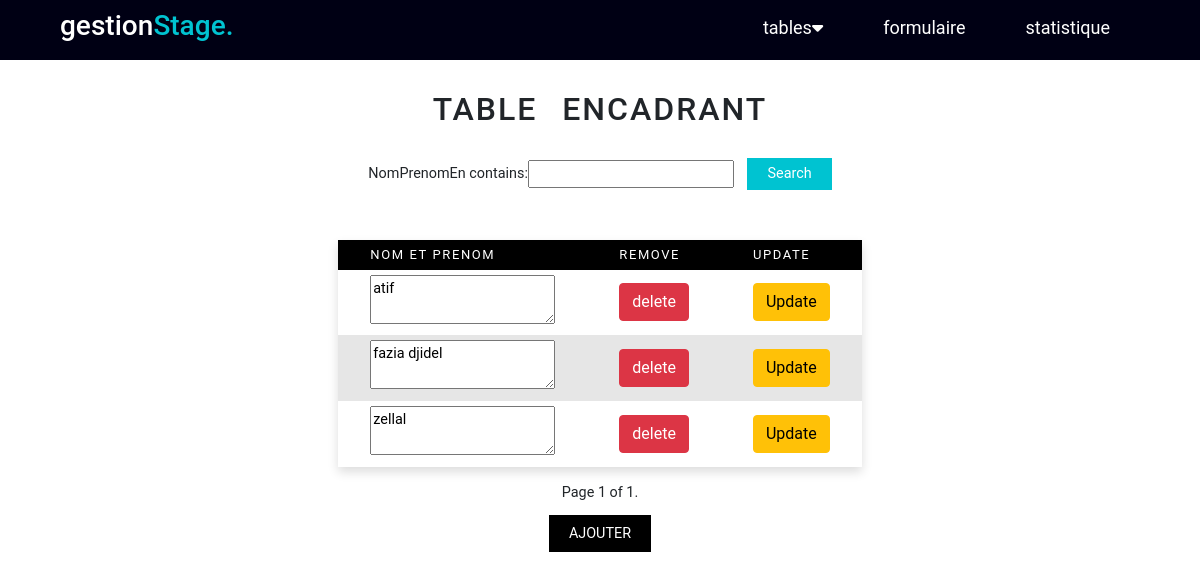
The page /encadrant/ on the database as committed earlier.
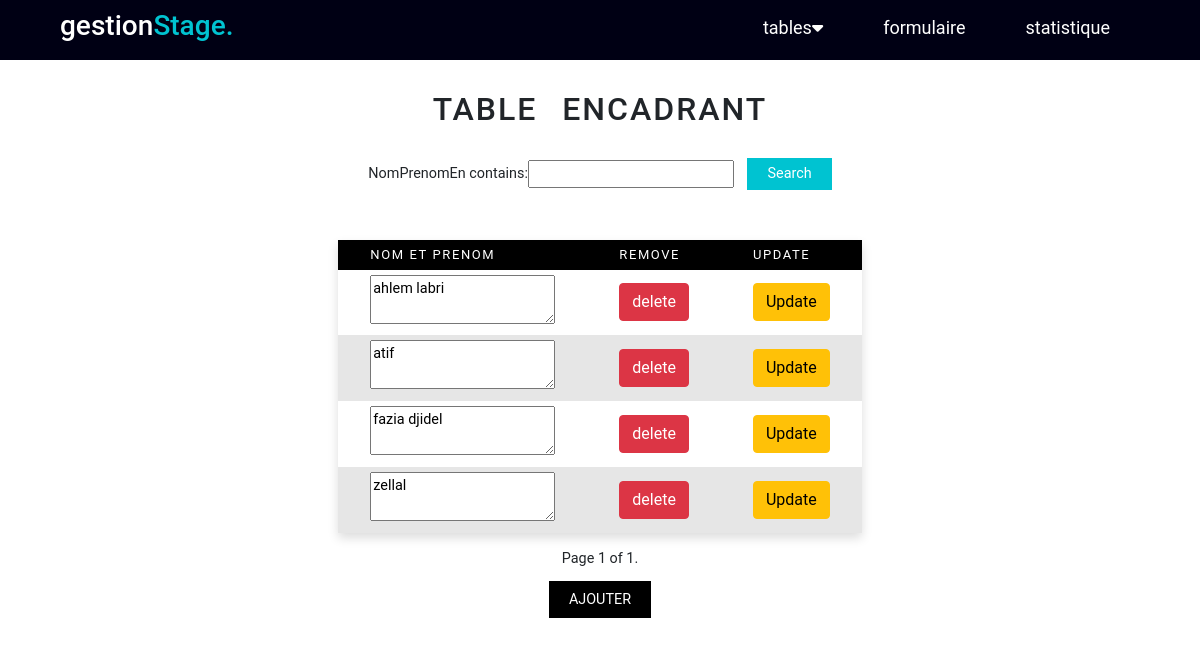
The same page on the database as committed later.
### AppGestion/models.py (models this page shows, shortened)
class Encadrant (models.Model):
    NomPrenomEn=models.CharField(max_length=40)
    class Meta:
        ordering = ['NomPrenomEn']

### AppGestion/views.py (the view)
# urls.py: path('encadrant/',views.encadrant,name='encadrant'),
def encadrant(request):
    encadrants=Encadrant.objects.all()
    enca=EncaderantFilter(request.GET, queryset=encadrants)
    encadrants=enca.qs
    paginator2= Paginator(encadrants,5)
    page_number=request.GET.get('page')
    encadrants=paginator2.get_page(page_number)
    if request.method=="POST":
        formEncadrant =EncadrantForm(data=request.POST)
        if formEncadrant.is_valid():
            formEncadrant.save()
            return redirect("encadrant")
    else:
        formEncadrant=EncadrantForm
    return render(request,'encadrant.html',{'encadrant':encadrants, 'enca':enca,'formEncadrant':formEncadrant})

### AppGestion/templates/encadrant.html (shortened to what this page needs)
<!DOCTYPE html>
<html lang="en">
<head>
    <link href="https://cdn.jsdelivr.net/npm/bootstrap@5.1.3/dist/css/bootstrap.min.css" rel="stylesheet"
>
    <link rel="stylesheet" href="https://cdnjs.cloudflare.com/ajax/libs/font-awesome/6.0.0-beta3/css/all.min.css" />
    <link rel="stylesheet" href="/static/style.css">
</head>
<body>
  <header>
    <div class="menu_bar">
      <h1 class="logo">gestion<span>Stage.</span></h1>
      <ul >
        <li ><a  href="">tables<i class="fas fa-caret-down"></i></a>
        </li>
        <li ><a  href="{% url 'formulaireStage'%}">formulaire</a></li>
        <li ><a  href="#">statistique</a> </li>
      </ul>
    </div>
    </header>
 <div class="contenue">
        <h2>table Encadrant</h2>
        <div class="filtrage">
          <form action="" methode="get">
            {{enca.form}}
            <button class="button" type="submit"> Search </button>
          </form>
        </div>
        <table >
          <thead>
            <tr>
              <th>Nom et Prenom </th>
              <th>Remove</th>
              <th>Update</th>
            </tr>
          </thead>
            {% for p in encadrant %}
            <tr>
              <form method ="POST" action="/Update_Encadrant/{{p.id}}/">
               <td><textarea name="NomPrenomEn">{{p.NomPrenomEn}}</textarea></td>
               <td> <a href="{% url 'delete_encaderant' p.id %}"  class="btn btn-danger"> delete </a> </td>
               <td> <input type="submit" value="Update" class="btn btn-warning"> </td>
              </form>
              </tr>
            {% endfor %}
        </table>
          <div class="pagination">
            <span class="step-links">
                <span class="current">
                    Page {{ encadrant.number }} of {{ encadrant.paginator.num_pages }}.
                </span>
            </span>
        </div>
        <div class="wrapper">
          <a href="#ajout-encadrant">Ajouter</a>
        </div>
      </div>
</body>
</html>

Rows that differ between the two databases and show on the page:
added Encadrant: NomPrenomEn "ahlem labri"
